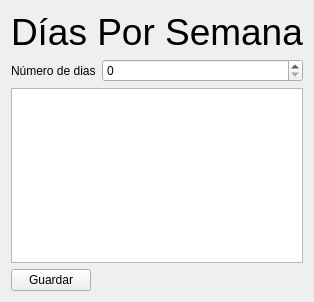
<?xml version="1.0" encoding="UTF-8"?>
<ui version="4.0">
 <class>days</class>
 <widget class="QWidget" name="days">
  <property name="geometry">
   <rect>
    <x>0</x>
    <y>0</y>
    <width>291</width>
    <height>302</height>
   </rect>
  </property>
  <property name="windowTitle">
   <string>Dias</string>
  </property>
  <layout class="QFormLayout" name="formLayout">
   <item row="0" column="0" colspan="2">
    <widget class="QLabel" name="Title">
     <property name="font">
      <font>
       <pointsize>28</pointsize>
      </font>
     </property>
     <property name="text">
      <string>Días Por Semana</string>
     </property>
    </widget>
   </item>
   <item row="1" column="0">
    <widget class="QLabel" name="nDias">
     <property name="text">
      <string>Número de dias</string>
     </property>
    </widget>
   </item>
   <item row="1" column="1">
    <widget class="QSpinBox" name="nDiasText"/>
   </item>
   <item row="2" column="0" colspan="2">
    <widget class="QListWidget" name="listWidget"/>
   </item>
   <item row="3" column="0">
    <widget class="QPushButton" name="guardar">
     <property name="text">
      <string>Guardar</string>
     </property>
    </widget>
   </item>
  </layout>
 </widget>
 <resources/>
 <connections/>
</ui>
